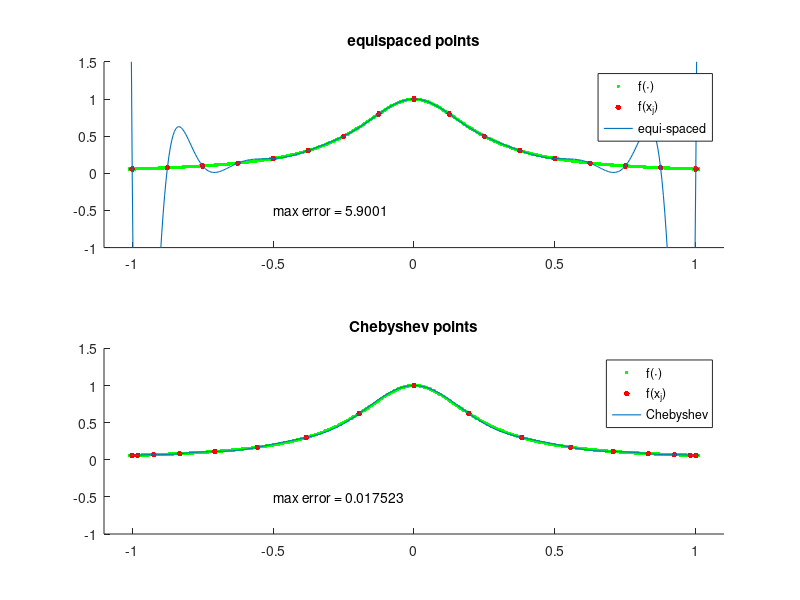

This chart was generated by the following MATLAB code:
% p9.m - polynomial interpolation in equispaced and Chebyshev pts
N = 16;
xx = -1.01:.005:1.01; clf
for i = 1:2
    if i==1
        s = 'equispaced points'; 
        x = -1 + 2*(0:N)/N; 
    end
    if i==2 
        s = 'Chebyshev points'; 
        x = cos(pi*(0:N)/N);
    end
    subplot(2,1,i)
    u = 1./(1+16*x.^2);
    uu = 1./(1+16*xx.^2);
    p = polyfit(x,u,N);
    % interpolation
    pp = polyval(p,xx);
    % evaluation of interpolant
    hold on
    plot(xx,uu,'g.','markersize',8)
    plot(x,u,'r.','markersize',13)
    line(xx,pp,'linewidth',.8)
    axis([-1.1 1.1 -1 1.5]), title(s)
    if i==1
        legend('f(\cdot)','f(x_{j})', 'equi-spaced');
    end
    if i==2 
        legend('f(\cdot)','f(x_{j})', 'Chebyshev');
    end
    error = norm(uu-pp,inf);
    text(-.5,-.5,['max error = ' num2str(error)])
end
